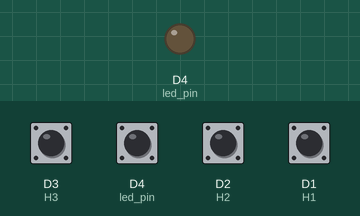
This sketch was run on a simulated ESP8266 (NodeMCU). Parts: output pins drawn as LEDs (lit = HIGH). The inputs (shaded band) are chosen by the test bench; at power-on: D1 (H1), D2 (H2), D3 (H3), D4 (led_pin) HIGH. WiFi joins after 1.5 s; servers stay silent unless stated; pins used as bus, display or sensor lines are not drawn; what the sketch prints to the serial monitor is not drawn.

Above: at 0.1 s.
At 2.8 s:
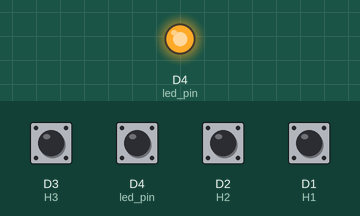
2.9 s: D3 (H3) pulled LOW for 0.15 s
4.5 s: D4 (led_pin) pulled LOW for 0.15 s
6.1 s: D2 (H2) pulled LOW for 0.15 s
7.7 s: D1 (H1) pulled LOW for 0.15 s
Timing chart, 0 to 10.3 s (numbered marks = the images above; inputs shaded):
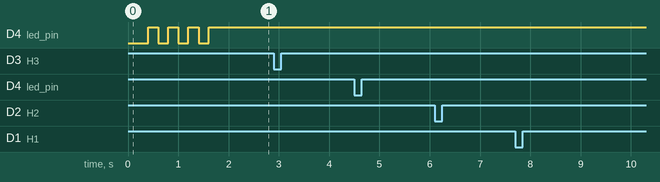

Measured:
- after the input at 2.9 s, every drawn part: stays the same
- after the input at 4.5 s, every drawn part: stays the same
- after the input at 6.1 s, every drawn part: stays the same
- after the input at 7.7 s, every drawn part: stays the same

The sketch:

BanPhim_HeThongAmThanh_2.ino
```cpp
/**
   BasicHTTPClient.ino

    Created on: 24.05.2015

*/

#include <Arduino.h>
#include <ESP8266WiFi.h>
#include <ESP8266HTTPClient.h>
#include <WiFiClient.h>

int led_pin = 2;

  int C1 = D6;
  int C2 = D7;
  int C3 = D8;

  int H1 = D1;
  int H2 = D2;
  int H3 = D3;
  int H4 = D4;

char ScanKey()
{
  digitalWrite(C1, LOW);digitalWrite(C2, HIGH);digitalWrite(C3, HIGH);
  if(digitalRead(H1) == LOW) return '1';
  else if(digitalRead(H2) == LOW) return '4';
  else if(digitalRead(H3) == LOW) return '7';
  else if(digitalRead(H4) == LOW) return '*';

  digitalWrite(C1, HIGH);digitalWrite(C2, LOW);digitalWrite(C3, HIGH);
  if(digitalRead(H1) == LOW) return '2';
  else if(digitalRead(H2) == LOW) return '5';
  else if(digitalRead(H3) == LOW) return '8';
  else if(digitalRead(H4) == LOW) return '0';

  digitalWrite(C1, HIGH);digitalWrite(C2, HIGH);digitalWrite(C3, LOW);
  if(digitalRead(H1) == LOW) return '3';
  else if(digitalRead(H2) == LOW) return '6';
  else if(digitalRead(H3) == LOW) return '9';
  else if(digitalRead(H4) == LOW) return '#';

  return '@';
}

void setup() {

  Serial.begin(115200);
  Serial.println("Ready");

  pinMode(led_pin, OUTPUT);

  /*WiFi.setPhyMode(WIFI_PHY_MODE_11N);*/


  WiFi.mode(WIFI_STA);
  WiFi.begin("HeThongAmThanh", "12345678");
  while(WiFi.status() != WL_CONNECTED)
  {
     delay(200);
     digitalWrite(led_pin, LOW);
     delay(200);
     digitalWrite(led_pin, HIGH);
  }

  pinMode(C1, OUTPUT); digitalWrite(C1, HIGH);
  pinMode(C2, OUTPUT); digitalWrite(C2, HIGH);
  pinMode(C3, OUTPUT); digitalWrite(C3, HIGH);

  pinMode(H1, INPUT_PULLUP);digitalWrite(H1, HIGH);
  pinMode(H2, INPUT_PULLUP);digitalWrite(H2, HIGH);
  pinMode(H3, INPUT_PULLUP);digitalWrite(H3, HIGH);
  pinMode(H4, INPUT_PULLUP);digitalWrite(H4, HIGH);

}

void loop() {
    char num_file;
    WiFiClient client;

    do{
      delay(50);
      num_file =  ScanKey();
    }while( num_file == '@');

    String http_str = "http://192.168.4.1/file" + String(num_file);
    Serial.print("http_str = ");Serial.println(http_str);

    HTTPClient http;

    Serial.print("[HTTP] begin...\n");
    http.begin(client, http_str); // HTTP
    Serial.print("[HTTP] GET...\n");
    // start connection and send HTTP header
    int httpCode = http.GET();
    Serial.printf("[HTTP] GET... code: %d\n", httpCode);
    http.end();
    delay(200);
}
```
